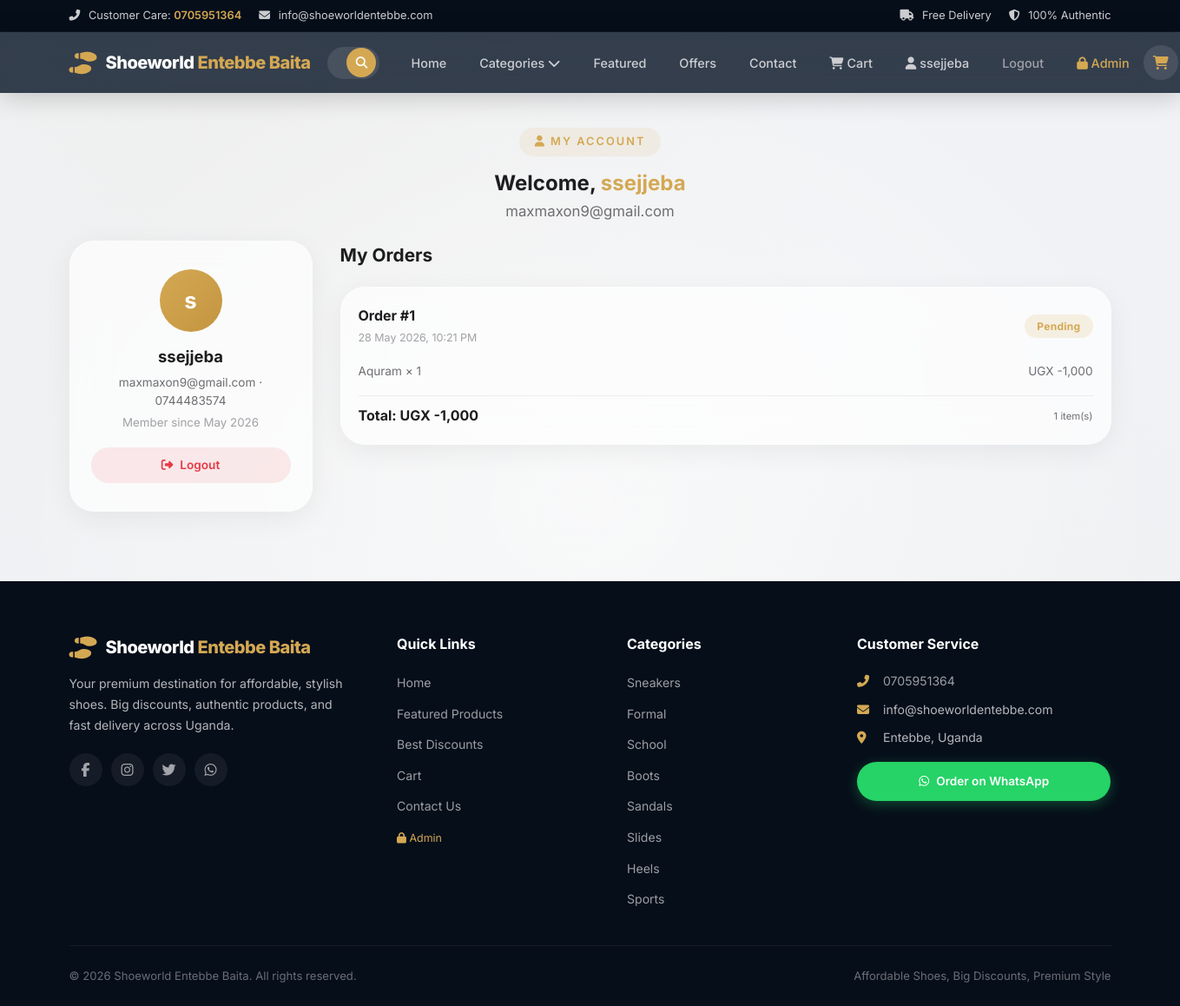
Screenshot of /account (signed in) with the database file from the repository.
### app.py (models this page shows, shortened)
class User(db.Model):
    id = db.Column(db.Integer, primary_key=True)
    name = db.Column(db.String(100), nullable=False)
    email = db.Column(db.String(200), unique=True, nullable=True)
    phone = db.Column(db.String(20), unique=True, nullable=True)
    password_hash = db.Column(db.String(200), nullable=False)
    created_at = db.Column(db.DateTime, default=datetime.utcnow)
    orders = db.relationship('Order', backref='user', lazy=True)

class Order(db.Model):
    id = db.Column(db.Integer, primary_key=True)
    user_id = db.Column(db.Integer, db.ForeignKey('user.id'), nullable=True)
    customer_name = db.Column(db.String(200), nullable=False)
    customer_phone = db.Column(db.String(20), nullable=False)
    customer_email = db.Column(db.String(200), default='')
    total_amount = db.Column(db.Float, nullable=False)
    status = db.Column(db.String(20), default='Pending')
    notes = db.Column(db.Text, default='')
    created_at = db.Column(db.DateTime, default=datetime.utcnow)
    items = db.relationship('OrderItem', backref='order', lazy=True, cascade='all, delete-orphan')

class OrderItem(db.Model):
    id = db.Column(db.Integer, primary_key=True)
    order_id = db.Column(db.Integer, db.ForeignKey('order.id'), nullable=False)
    product_id = db.Column(db.Integer, db.ForeignKey('product.id'), nullable=False)
    product_name = db.Column(db.String(200))
    quantity = db.Column(db.Integer, default=1)
    price = db.Column(db.Float, nullable=False)
    product = db.relationship('Product', backref='order_items')

class Category(db.Model):
    id = db.Column(db.Integer, primary_key=True)
    name = db.Column(db.String(100), nullable=False)
    slug = db.Column(db.String(100), unique=True, nullable=False)
    icon = db.Column(db.String(50), default='fa-shoe-prints')
    products = db.relationship('Product', backref='category', lazy=True, cascade='all, delete-orphan')

### app.py (the view)
@app.route('/account')
@user_required
def account():
    user = User.query.get(session['user_id'])
    orders = Order.query.filter_by(user_id=user.id).order_by(Order.created_at.desc()).all()
    return render_template('account.html', user=user, orders=orders)

### app.py (called while the page is built, shortened)
@app.context_processor
def inject_globals():
    categories = Category.query.all()
    cart = session.get('cart', [])
    cart_count = sum(item['quantity'] for item in cart)
    cart_total = 0
    cart_items = []
    user = None
    if session.get('user_id'):
        user = User.query.get(session['user_id'])
    return dict(
        categories=categories,
        cart_count=cart_count,
        cart_items=cart_items,
        cart_total=cart_total,
        current_user=user
    )

@app.template_filter('format_price')
def format_price(amount):
    return f'UGX {amount:,.0f}'

def user_required(f):
    @wraps(f)
    def decorated(*args, **kwargs):
        if not session.get('user_id'):
            flash('Please login to continue.', 'warning')
            return redirect(url_for('login'))
        return f(*args, **kwargs)
    return decorated

### templates/account.html (shortened to what this page needs)
{% extends "base.html" %}
{% block content %}
<section class="section page-header">
  <div class="container">
    <div class="section-header">
      <span class="section-tag"><i class="fas fa-user"></i> My Account</span>
      <h1>Welcome, <span class="text-highlight">{{ user.name }}</span></h1>
      <p>{{ user.email or user.phone }}</p>
    </div>
  </div>
</section>
<section class="section" style="padding-top:0;">
  <div class="container">
    <div class="account-grid">
      <div class="account-sidebar glass-card">
        <div class="account-avatar">{{ user.name[0] }}</div>
        <h3>{{ user.name }}</h3>
        <p>{% if user.email %}{{ user.email }}{% endif %}{% if user.phone %}{% if user.email %} · {% endif %}{{ user.phone }}{% endif %}</p>
        <small style="color:var(--text-lighter);">Member since {{ user.created_at.strftime('%b %Y') }}</small>
        <a href="{{ url_for('logout') }}" class="btn btn-sm" style="margin-top:16px;background:rgba(230,57,70,0.1);color:var(--sale);width:100%;justify-content:center;"><i class="fas fa-sign-out-alt"></i> Logout</a>
      </div>
      <div class="account-orders">
        <h2>My Orders</h2>
        {% if orders %}
        <div class="orders-list">
          {% for order in orders %}
          <div class="order-card glass-card">
            <div class="order-card-header">
              <div>
                <strong>Order #{{ order.id }}</strong>
                <span class="order-date">{{ order.created_at.strftime('%d %b %Y, %I:%M %p') }}</span>
              </div>
              <span class="order-status status-{{ order.status.lower() }}">{{ order.status }}</span>
            </div>
            <div class="order-card-body">
              {% for item in order.items %}
              <div class="order-item">
                <span>{{ item.product_name }} × {{ item.quantity }}</span>
                <span>{{ (item.price * item.quantity)|format_price }}</span>
              </div>
              {% endfor %}
            </div>
            <div class="order-card-footer">
              <strong>Total: {{ order.total_amount|format_price }}</strong>
              <small>{{ order.items|length }} item(s)</small>
            </div>
          </div>
          {% endfor %}
        </div>
        {% endif %}
      </div>
    </div>
  </div>
</section>
{% endblock %}

### templates/base.html (shortened to what this page needs)
<!DOCTYPE html>
<html lang="en">
<head>
  <link rel="stylesheet" href="https://cdnjs.cloudflare.com/ajax/libs/font-awesome/6.5.1/css/all.min.css" />
  <link rel="stylesheet" href="{{ url_for('static', filename='style.css') }}" />
</head>
<body>
  <div class="top-bar">
    <div class="container">
      <div class="top-bar-left">
        <span><i class="fas fa-phone-alt"></i> Customer Care: <a href="tel:0705951364">0705951364</a></span>
        <span class="hide-mobile"><i class="fas fa-envelope"></i> info@shoeworldentebbe.com</span>
      </div>
      <div class="top-bar-right">
        <span><i class="fas fa-truck"></i> Free Delivery</span>
        <span class="hide-mobile"><i class="fas fa-shield-alt"></i> 100% Authentic</span>
      </div>
    </div>
  </div>
  <header class="header" id="header">
    <div class="container">
      <a href="{{ url_for('home') }}" class="logo">
        <i class="fas fa-shoe-prints logo-icon"></i>
        <span class="logo-text">Shoeworld <span class="logo-highlight">Entebbe Baita</span></span>
      </a>
      <div class="search-bar" id="searchBar">
        <form action="{{ url_for('search') }}" method="GET" style="display:flex;width:100%;">
          <button type="submit" aria-label="Search"><i class="fas fa-search"></i></button>
        </form>
      </div>
      <nav class="nav-menu" id="navMenu">
        <ul class="nav-list">
          <li><a href="{{ url_for('home') }}" class="{% if request.endpoint == 'home' %}active{% endif %}">Home</a></li>
          <li class="dropdown-trigger">
            <a href="#">Categories <i class="fas fa-chevron-down"></i></a>
          </li>
          <li><a href="{{ url_for('home') }}#featured">Featured</a></li>
          <li><a href="{{ url_for('home') }}#discounts">Offers</a></li>
          <li><a href="{{ url_for('home') }}#contact">Contact</a></li>
          <li><a href="{{ url_for('cart') }}"><i class="fas fa-shopping-cart"></i> Cart {% if cart_count > 0 %}<span class="cart-badge">{{ cart_count }}</span>{% endif %}</a></li>
          {% if current_user %}
          <li><a href="{{ url_for('account') }}"><i class="fas fa-user"></i> {{ current_user.name }}</a></li>
          <li><a href="{{ url_for('logout') }}" style="color:var(--text-lighter);">Logout</a></li>
          {% else %}
          <li><a href="{{ url_for('login') }}"><i class="fas fa-sign-in-alt"></i> Login</a></li>
          <li><a href="{{ url_for('signup') }}">Sign Up</a></li>
          {% endif %}
          <li><a href="{{ url_for('admin_login') }}" style="color:var(--accent);"><i class="fas fa-lock"></i> Admin</a></li>
        </ul>
      </nav>
      <div class="nav-actions">
        <a href="{{ url_for('cart') }}" class="nav-cart" aria-label="Cart">
          <i class="fas fa-shopping-cart"></i>
        </a>
      </div>
    </div>
  </header>
  {% block content %}{% endblock %}
  <footer class="footer">
    <div class="container">
      <div class="footer-grid">
        <div class="footer-col footer-brand">
          <a href="{{ url_for('home') }}" class="logo">
            <i class="fas fa-shoe-prints logo-icon"></i>
            <span class="logo-text">Shoeworld <span class="logo-highlight">Entebbe Baita</span></span>
          </a>
          <p>Your premium destination for affordable, stylish shoes. Big discounts, authentic products, and fast delivery across Uganda.</p>
          <div class="footer-social">
            <a href="#" aria-label="Facebook"><i class="fab fa-facebook-f"></i></a>
            <a href="#" aria-label="Instagram"><i class="fab fa-instagram"></i></a>
            <a href="#" aria-label="Twitter"><i class="fab fa-twitter"></i></a>
            <a href="#" aria-label="WhatsApp"><i class="fab fa-whatsapp"></i></a>
          </div>
        </div>
        <div class="footer-col">
          <h4>Quick Links</h4>
          <ul>
          <li><a href="{{ url_for('home') }}">Home</a></li>
          <li><a href="{{ url_for('home') }}#featured">Featured Products</a></li>
          <li><a href="{{ url_for('home') }}#discounts">Best Discounts</a></li>
          <li><a href="{{ url_for('cart') }}">Cart</a></li>
          <li><a href="{{ url_for('home') }}#contact">Contact Us</a></li>
          <li><a href="{{ url_for('admin_login') }}" style="color:var(--accent);font-size:0.78rem;"><i class="fas fa-lock"></i> Admin</a></li>
          </ul>
        </div>
        <div class="footer-col">
          <h4>Categories</h4>
          <ul>
            {% for cat in categories[:8] %}
            <li><a href="{{ url_for('category_page', slug=cat.slug) }}">{{ cat.name }}</a></li>
            {% endfor %}
          </ul>
        </div>
        <div class="footer-col">
          <h4>Customer Service</h4>
          <ul class="footer-contact">
            <li><i class="fas fa-phone-alt"></i> <a href="tel:0705951364">0705951364</a></li>
            <li><i class="fas fa-envelope"></i> info@shoeworldentebbe.com</li>
            <li><i class="fas fa-map-marker-alt"></i> Entebbe, Uganda</li>
          </ul>
          <div class="footer-whatsapp">
            <a href="https://wa.me/256705951364?text=Hello%20Shoeworld%20Entebbe%20Baita%2C%20I%20want%20to%20order%20a%20shoe." target="_blank" class="btn btn-whatsapp">
              <i class="fab fa-whatsapp"></i> Order on WhatsApp
            </a>
          </div>
        </div>
      </div>
      <div class="footer-bottom">
        <p>&copy; 2026 Shoeworld Entebbe Baita. All rights reserved.</p>
        <p>Affordable Shoes, Big Discounts, Premium Style</p>
      </div>
    </div>
  </footer>
</body>
</html>

### rows the page displays
User: name "ssejjeba", email "maxmaxon9@gmail.com", name "s", phone "0744483574", created_at "May 2026"
Order: id "1", created_at "28 May 2026, 10:21 PM", status "Pending", total_amount "UGX -1,000", items|length "1"
OrderItem: product_name "Aquram", quantity "1", (item.price*item.quantity)|format_price "UGX -1,000"
Category: name "Sneakers"
Category: name "Formal"
Category: name "School"
Category: name "Boots"
Category: name "Sandals"
Category: name "Slides"
Category: name "Heels"
Category: name "Sports"
